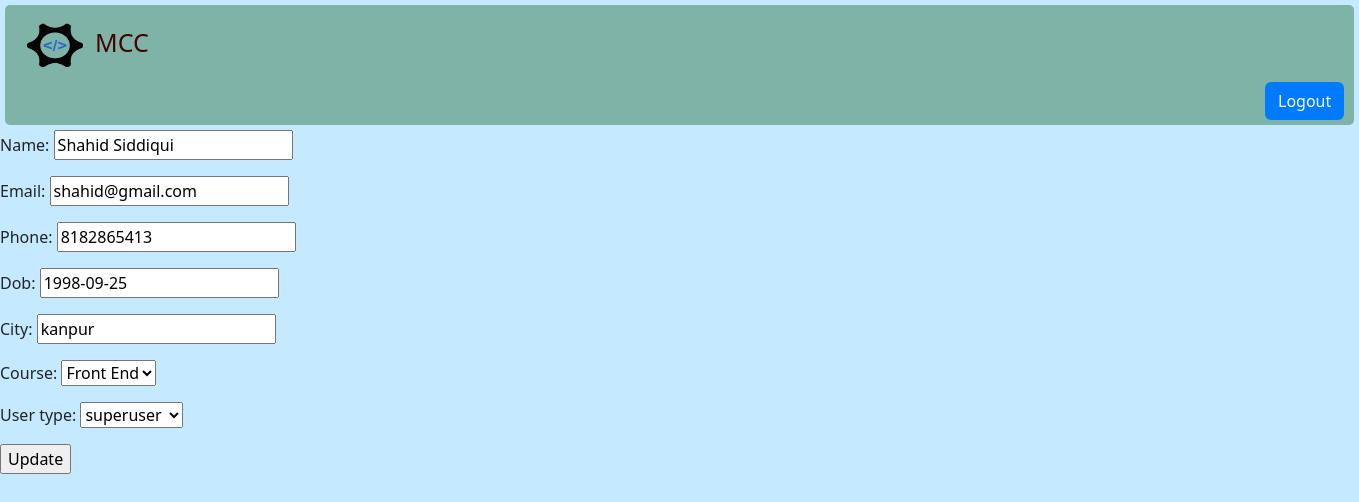
The app's page /editstudent/1/ (signed in), older data.
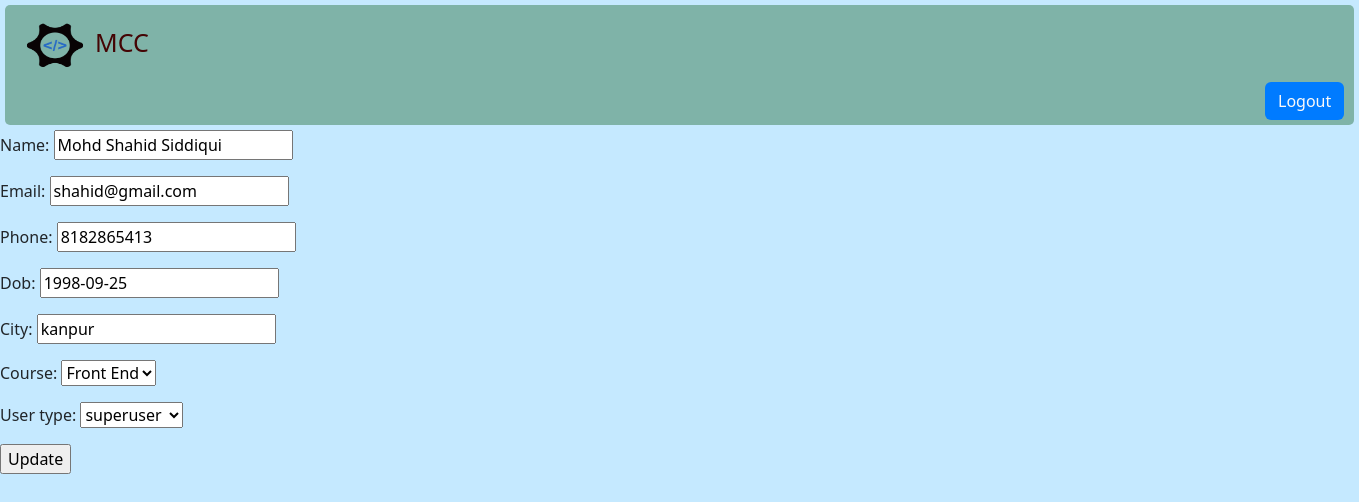
The same page, newer data.
### dashboard/models.py (models this page shows, shortened)
class UserMaster(models.Model):
    course = models.ForeignKey(CourseMaster, on_delete=models.CASCADE, default='', null=True)
    name = models.CharField(max_length=150)
    email = models.EmailField(max_length=200, unique=True, null=True)
    phone = models.CharField(max_length=13)
    dob = models.DateField(blank=True, null=True)
    city = models.CharField(max_length=150)
    SUPERUSER = 'superuser'
    ADMINUSER = 'adminuser'
    STUDENT = 'student'
    CHOICES = [
        (SUPERUSER, 'Superuser'),
        (ADMINUSER, 'Adminuser'),
        (STUDENT, 'Student'),
    ]
    user_type = models.CharField(max_length=20, choices=CHOICES, null=True)
    created_at = models.DateTimeField(null=True)
    updated_at = models.DateTimeField(null=True)
    isactive = models.BooleanField(null=True)

### dashboard/views.py (the view)
# urls.py: path('editstudent/', views.editStudent),
@login_required(login_url="/login")
def editStudent(request, id=0):
    if id != 0:
        if request.method == "POST":
            form = UpdateStudentForm(request.POST)
            if form.is_valid():
                name = form.cleaned_data["name"]
                email = form.cleaned_data["email"]
                phone = form.cleaned_data["phone"]
                dob = form.cleaned_data["dob"]
                city = form.cleaned_data["city"]
                user_type = form.cleaned_data["user_type"]
                course = form.cleaned_data["course"]
                if course == "Full Stack":
                    course = CourseMaster.objects.get(id=1)
                elif course == "Front End":
                    course = CourseMaster.objects.get(id=2)
                else:
                    course = CourseMaster.objects.get(id=3)
                UserMaster.objects.filter(id=id).update(
                    name=name,
                    email=email,
                    phone=phone,
                    dob=dob,
                    city=city,
                    course=course,
                    user_type=user_type,
                )
        else:
            std = UserMaster.objects.get(id=id)
            details = {
                "name": std.name,
                "city": std.city,
                "phone": std.phone,
                "email": std.email,
                "dob": std.dob,
            }
            form = UpdateStudentForm(initial=details)
            print(form)
            return render(request, "update.html", {"form": form})
    allStudents = UserMaster.objects.all().values()
    return render(request, "edit.html", {"all": allStudents})

### dashboard/forms.py
class UpdateStudentForm(forms.Form):
    name = forms.CharField(max_length=150)
    email = forms.EmailField(max_length=200)
    phone = forms.CharField(max_length=13)
    dob = forms.DateField()
    city = forms.CharField(max_length=150)
    CHOICES = (('Front End', 'Front End'),
                ('Back End', 'Back End'),
                ('Full Stack', 'Full Stack'))
    course = forms.ChoiceField(choices=CHOICES)
    user_types = (('superuser', 'superuser'), ('adminuser', 'adminuser'), ('student', 'student'))
    user_type = forms.ChoiceField(choices=user_types)

### dashboard/templates/update.html (shortened to what this page needs)
{% extends 'index.html' %}
{% block content %}
<form action="" method='POST'>
    {{form.as_p}}
    <input type="submit" name="btn" value="Update" >
</form>
{% endblock %}

Row changes from the older to the newer data that the page shows:
changed UserMaster "shahid@gmail.com": name "Shahid Siddiqui" → "Mohd Shahid Siddiqui"
